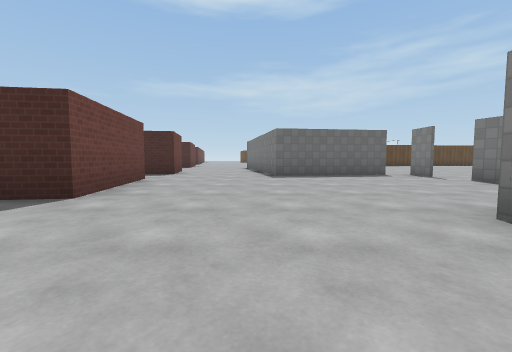
View 1 (above)

17 first-person views from a walk through a robot-simulator world made for Gazebo. The camera is 0.94 m above the floor, tilts 4° down and sees 90° across. The floor is counted in squares, 2 m on a side. Each view is taken from the middle of a square. On the plan, view 1 faces up. The plan holds only what a view shows up to about 9 squares ahead; the rest is blank. The place goes on beyond the plan. Gazebo's built-in surfaces are drawn with simple patterns. Simple shapes stand in for some stock models. Surface patterns are stand-ins for the level's own textures.

View 2
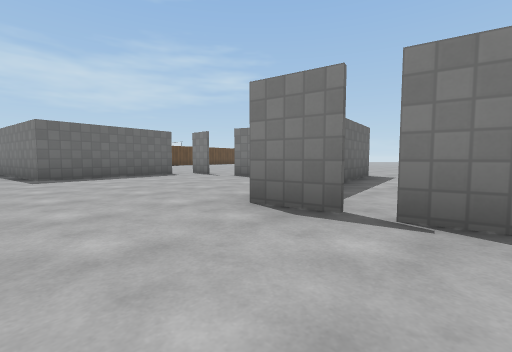

View 3
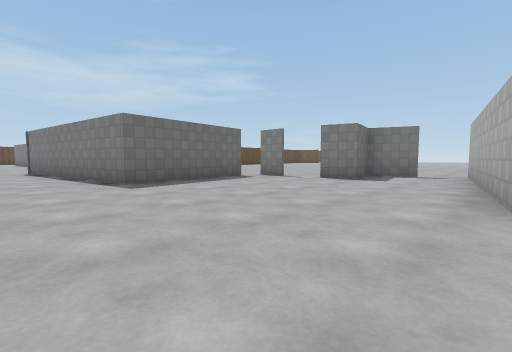

View 4
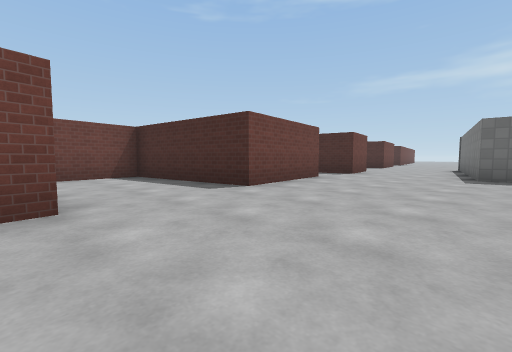

View 5
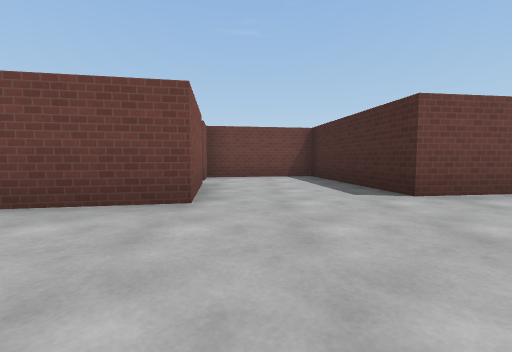

View 6
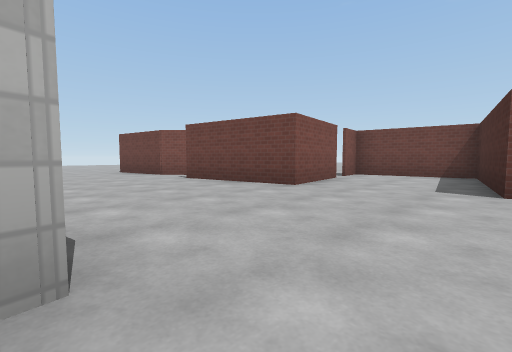

View 7
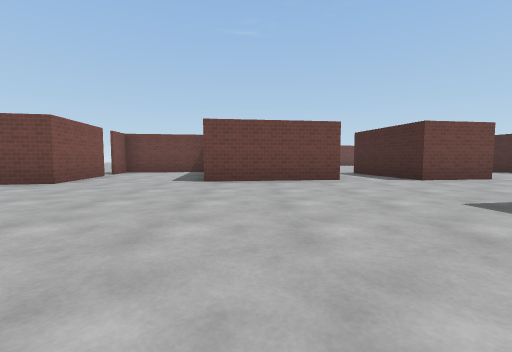

View 8
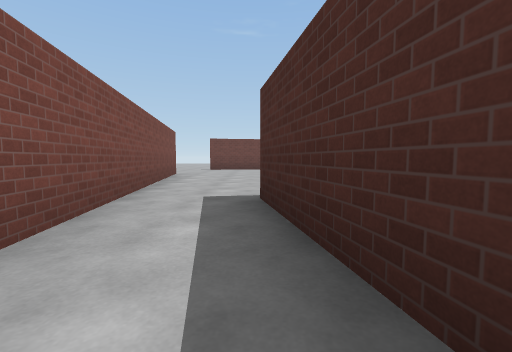

View 9
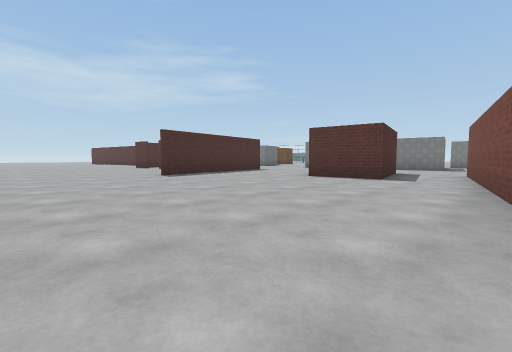

View 10
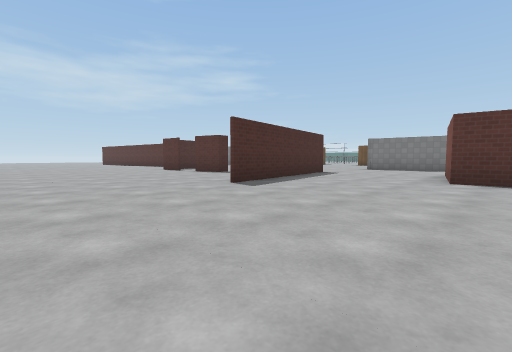

View 11
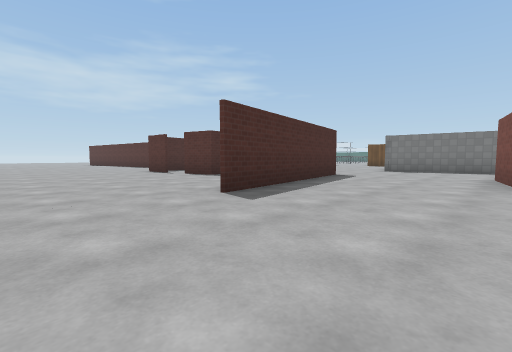

View 12
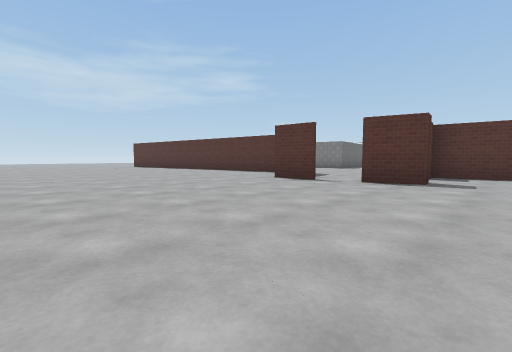

View 13
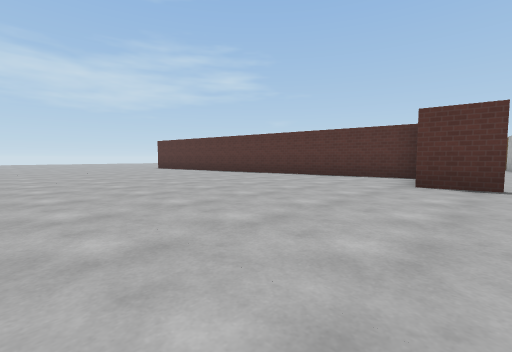

View 14
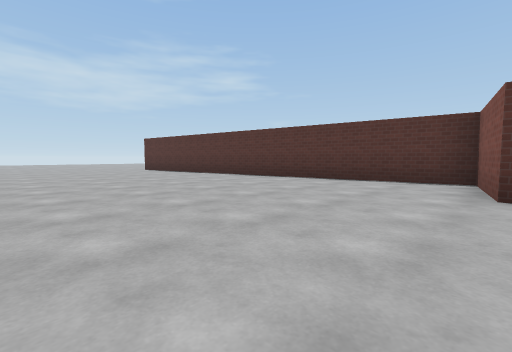

View 15
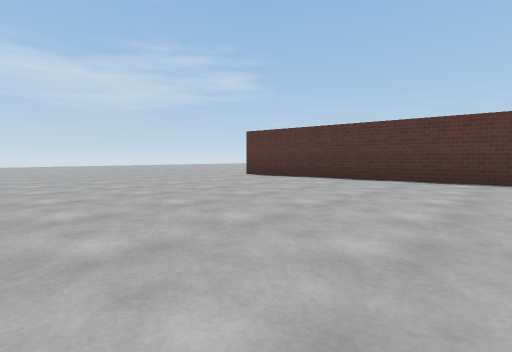

View 16
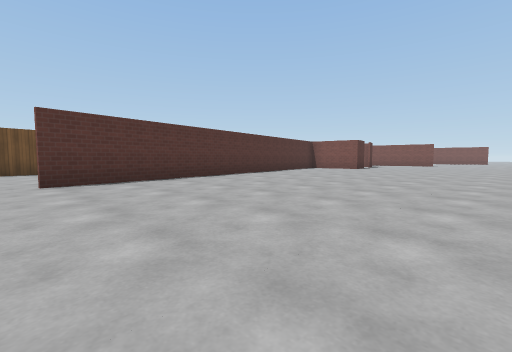

View 17
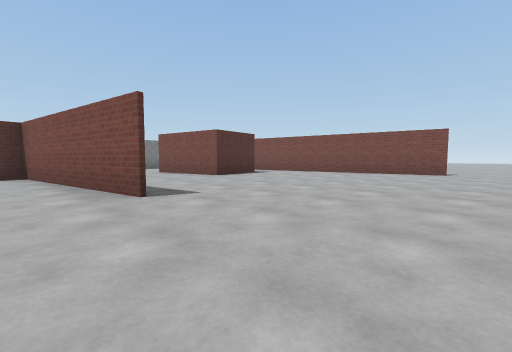

### Floor plan
Ten units are one square. View 1 is at (0, 0); x grows to the right and y downward. Boxes are objects, and circles mark ways between rooms. Rooms are numbered by the first view taken in them; rooms with no view inside come last. Other rooms are left out.
<svg viewBox="-110 -295 184 307">
<path fill="none" stroke="#000" d="M20 -10 18 -19 69 -27M-27 -58 -21 -30M22 0 21 -6M37 -72 7 -68M-17 -3 -15 7M63 -36 59 -47 47 -45 44 -53M-61 -170 -63 -181 -42 -184 -58 -287M-53 -151 -57 -150 -60 -161M-79 -118 -33 -126 -37 -152M-31 -126 -79 -117M-51 -88 -27 -92 -24 -75 -49 -71 -51 -88M-99 -46 -27 -58M7 -68 -5 -122M-38 0 -17 -3M-21 -30 -57 -24 -53 2"/>
<circle cx="-10" cy="-60" r="3" fill="#2a7"/>
<circle cx="-25" cy="-15" r="3" fill="#2a7"/>
<text x="10" y="-40">1</text>
<text x="-70" y="-160">2</text>
<text x="-30" y="-10">3</text>
</svg>
Room 1 opens to room 2. Room 1 opens to room 3.

Where each view was taken, in squares from view 1:
view 1: 0 up, 0 right, facing up
view 2: 0 up, 0 right, facing up-right
view 3: 2 up, 1 left, facing up-right
view 4: 0 up, 1 right, facing up-left
view 5: 1 up, 1 right, facing left
view 6: 3 up, 2 right, facing down-left
view 7: 4 up, 3 right, facing left
view 8: 7 up, 2 left, facing left
view 9: 5 up, 11 left, facing up-right
view 10: 8 up, 11 left, facing up-right
view 11: 9 up, 10 left, facing up-right
view 12: 14 up, 11 left, facing up-right
view 13: 17 up, 11 left, facing up-right
view 14: 18 up, 10 left, facing up-right
view 15: 23 up, 11 left, facing up-right
view 16: 29 up, 11 left, facing down-right
view 17: 13 up, 11 left, facing down-right
